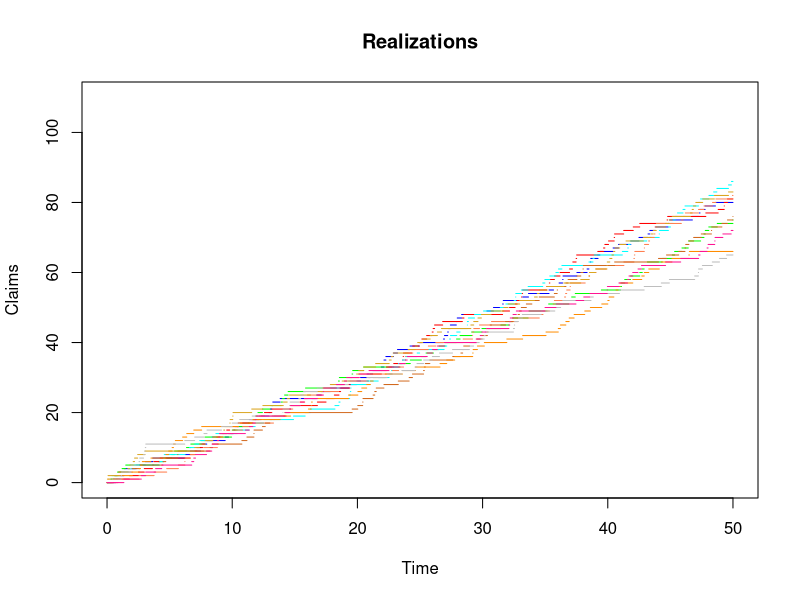

Write the R code that produced this figure.
#Assignment 2 a

# =====================================================================================
#     PT I) Calculation of probabilities &  MC-Simulations
# =====================================================================================
tEnd = 59
l = 1.5 #Renamed to l, in case lambda is a restricted keyword

mu = l*tEnd

# i)

numberOfClaims <- ppois(q = 100, lambda = mu, lower.tail = FALSE)

print(numberOfClaims)


# Simulation and verification

rm(list = ls())

n = 1000
tEnd = 59
l = 1.5 #Renamed to l, in case lambda is a restricted keyword



mu = l*tEnd


counter <-0


# Run simulation 1000 times, append to a vector
# Count the number of instances with a value higher than 100
# Divide this number by the total amount of simulations
# Increment each time the value is higher or equal to 100



  for (i in 1:n){
    val <- rpois(1, lambda = mu)
    l[i] <- val
    if (l[i]>100){
     counter = counter+1
    }
  }



percentageClaimOver100 <- counter/n * 100


sprintf("Probability of having 100 or more claims is %f percent", percentageClaimOver100 )

#2a) 
# =========================================================================================
# Realizations
#==========================================================================================




tEnd = 50
lambda = 1.5
eventVector <- list()
timeVector <- list()


colorz <- c("blue","green", "red","cyan", "coral", "chocolate", "darkorange","goldenrod", "gray", "deeppink")

plot(NULL, NULL, xlim = c(0, tEnd), ylim = c(0, 110), xlab = "Time", ylab = "Claims", main = "Realizations")
# Run 10 realizations
for (k in 1:10){
  nP = rpois(1, lambda = lambda*tEnd)
  tVals = runif(nP, min = 0, max = tEnd)
  tVals = c(0, sort(tVals), tEnd)
  xVals = c(0:nP, nP)
  for(i in 1:(length(xVals)-1)){
    lines(tVals[i:(i+1)],   col = colorz[k], type = "l", rep(xVals[i],2))
  }
}







